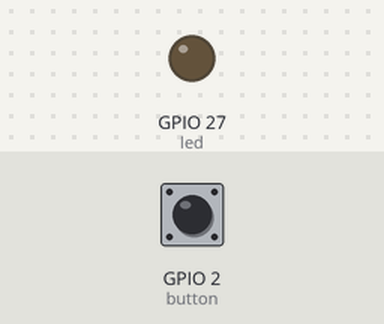
This program was run on a simulated Raspberry Pi (BCM pin numbers). On the bench: output pins drawn as LEDs (lit = HIGH). Inputs (shaded band) come from the test bench; at power-on: GPIO 2 (button) HIGH.

Above: at 1.2 s.
1.3 s: GPIO 2 (button) pulled LOW for 0.15 s
At 1.37 s:
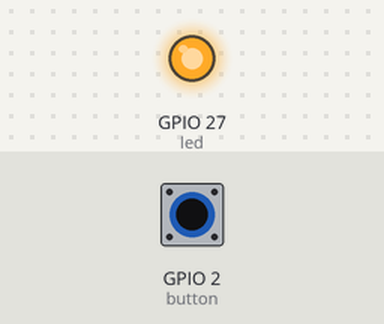
2.9 s: GPIO 2 (button) pulled LOW for 3.2 s
At 6.5 s:
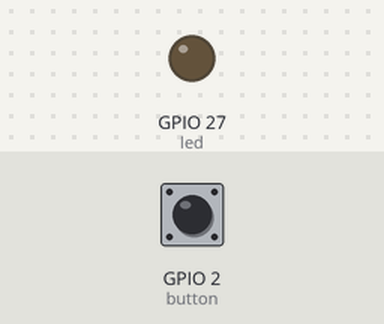
Timing chart, 0 to 8.0 s (numbered marks = the images above; inputs shaded):
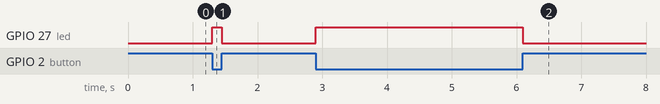

The program:

press_button_gpiozero.py
```python
from gpiozero import LED, Button
from signal import pause

led = LED(27)       # LED on GPIO27 (Pin 13)
button = Button(2)  # Button on GPIO2 (Pin 3)

# Link button state directly to LED
button.when_pressed = led.on
button.when_released = led.off

pause()  # Keep program running
```

Measured:
- after the input at 1.3 s, GPIO 27 (led): LOW → HIGH at once, → LOW 0.15 s later
- after the input at 2.9 s, GPIO 27 (led): LOW → HIGH at once, → LOW 3.2 s later
